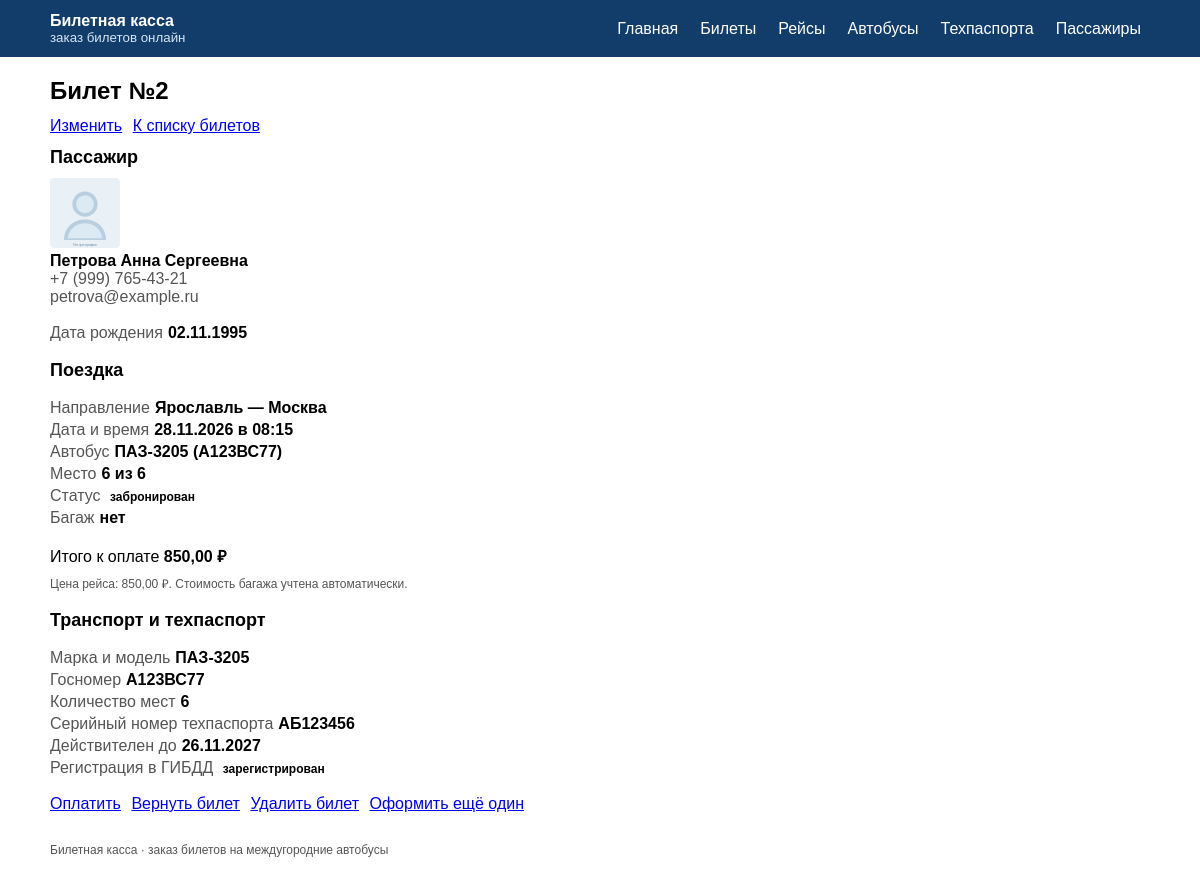
The app's page /tickets/2/ with its own data.
### Z3app/models.py (models this page shows, shortened)
class Ticket(models.Model):
    STATUS_CHOICES = [
        ('booked', 'Забронирован'),
        ('paid', 'Оплачен'),
        ('cancelled', 'Отменён'),
    ]
    passenger = models.ForeignKey(
        Passenger, on_delete=models.CASCADE, related_name='tickets', verbose_name='Пассажир',
    )
    trip = models.ForeignKey(
        Trip, on_delete=models.CASCADE, related_name='tickets', verbose_name='Рейс',
    )
    seat = models.PositiveSmallIntegerField(
        'Место', validators=[MinValueValidator(1), MaxValueValidator(100)],
    )
    status = models.CharField(
        'Статус', max_length=10, choices=STATUS_CHOICES, default='booked',
    )
    baggage = models.BooleanField('Багаж (+300 ₽)', default=False)
    receipt = models.FileField(
        'Квитанция', upload_to='receipts/', blank=True, null=True,
    )
    created_at = models.DateTimeField('Оформлен', auto_now_add=True)
    total = models.DecimalField(
        'Итого, ₽', max_digits=10, decimal_places=2, default=0, editable=False,
    )
    paid_at = models.DateTimeField('Оплачен', null=True, blank=True, editable=False)
    refunded_at = models.DateTimeField('Возвращён', null=True, blank=True, editable=False)
    refund_amount = models.DecimalField(
        'Сумма возврата, ₽', max_digits=10, decimal_places=2, default=0, editable=False,
    )
    class Meta:
        verbose_name = 'билет'
        verbose_name_plural = 'Билеты'
        ordering = ['-created_at']
        constraints = [
            models.UniqueConstraint(
                fields=['trip', 'seat'],
                condition=~models.Q(status='cancelled'),
                name='unique_active_seat_per_trip',
            ),
        ]

class Passenger(models.Model):
    full_name = models.CharField('ФИО', max_length=100)
    phone = models.CharField('Телефон', max_length=20, validators=[phone_validator])
    email = models.EmailField('Электронная почта')
    birth_date = models.DateField('Дата рождения', validators=[validate_not_future])
    photo = models.ImageField(
        'Фотография', upload_to='passengers/', blank=True, null=True,
    )
    class Meta:
        verbose_name = 'пассажир'
        verbose_name_plural = 'Пассажиры'
        ordering = ['full_name']

class Trip(models.Model):
    bus = models.ForeignKey(
        Bus, on_delete=models.CASCADE, related_name='trips', verbose_name='Автобус',
    )
    from_city = models.CharField('Откуда', max_length=50)
    to_city = models.CharField('Куда', max_length=50)
    price = models.DecimalField(
        'Цена билета, ₽', max_digits=10, decimal_places=2,
        validators=[MinValueValidator(Decimal('1.00'))],
    )
    travel_time = models.TimeField('Время в пути')
    departure_date = models.DateField('Дата отправления')
    departure_time = models.TimeField('Время отправления')
    class Meta:
        verbose_name = 'рейс'
        verbose_name_plural = 'Рейсы'
        ordering = ['departure_date', 'departure_time']

class Bus(models.Model):
    model_name = models.CharField('Марка и модель', max_length=60)
    plate_number = models.CharField(
        'Госномер', max_length=12, unique=True, validators=[plate_validator],
    )
    seats = models.PositiveSmallIntegerField(
        'Количество мест', default=40,
        validators=[MinValueValidator(1), MaxValueValidator(100)],
    )
    photo = models.ImageField(
        'Фотография автобуса', upload_to='buses/', blank=True, null=True,
    )
    class Meta:
        verbose_name = 'автобус'
        verbose_name_plural = 'Автобусы'
        ordering = ['model_name']

class BusPassport(models.Model):
    bus = models.OneToOneField(
        Bus,
        on_delete=models.CASCADE,
        related_name='passport',
        verbose_name='Автобус',
    )
    serial_number = models.CharField(
        'Серийный номер', max_length=30, unique=True, validators=[serial_validator],
    )
    issue_date = models.DateField('Дата выдачи')
    valid_until = models.DateField('Действителен до')
    registered = models.BooleanField('Зарегистрирован в ГИБДД', default=True)
    scan = models.FileField(
        'Скан техпаспорта', upload_to='passports/', blank=True, null=True,
    )
    class Meta:
        verbose_name = 'техпаспорт'
        verbose_name_plural = 'Техпаспорта'
        ordering = ['-issue_date']

### Z3app/views.py (the view)
# urls.py: path('tickets/<int:pk>/', views.ticket_detail, name='ticket_detail'),
def ticket_detail(request, pk):
    ticket = get_object_or_404(
        Ticket.objects.select_related('passenger', 'trip', 'trip__bus'), pk=pk,
    )
    passport = getattr(ticket.trip.bus, 'passport', None)
    return render(request, 'ticket_detail.html', {'ticket': ticket, 'passport': passport})

### templates/ticket_detail.html (shortened to what this page needs)
{% extends 'base.html' %}
{% load static %}
{% block header %}Билет №{{ ticket.pk }}{% endblock %}
{% block page_actions %}
<a class="btn" href="{% url 'ticket_edit' ticket.pk %}">Изменить</a>
<a class="btn btn-light" href="{% url 'ticket_list' %}">К списку билетов</a>
{% endblock %}
{% block content %}
<div class="detail-grid">
    <section class="panel">
        <h2>Пассажир</h2>
        <div class="photo-box">
            {% if ticket.passenger.photo %}
            <img src="{{ ticket.passenger.photo.url }}" alt="Фото пассажира">
            {% else %}
            <img src="{% static 'images/passenger.svg' %}" alt="Фото не загружено">
            {% endif %}
            <div>
                <strong>{{ ticket.passenger.full_name }}</strong><br>
                <span class="muted">{{ ticket.passenger.phone }}</span><br>
                <span class="muted">{{ ticket.passenger.email }}</span>
            </div>
        </div>
        <dl class="kv">
            <div><dt>Дата рождения</dt><dd>{{ ticket.passenger.birth_date|date:"d.m.Y" }}</dd></div>
        </dl>
    </section>
    <section class="panel">
        <h2>Поездка</h2>
        <dl class="kv">
            <div><dt>Направление</dt><dd>{{ ticket.trip.from_city }} — {{ ticket.trip.to_city }}</dd></div>
            <div><dt>Дата и время</dt><dd>{{ ticket.trip.departure_date|date:"d.m.Y" }} в {{ ticket.trip.departure_time|time:"H:i" }}</dd></div>
            <div><dt>Автобус</dt><dd>{{ ticket.trip.bus.model_name }} ({{ ticket.trip.bus.plate_number }})</dd></div>
            <div><dt>Место</dt><dd>{{ ticket.seat }} из {{ ticket.trip.bus.seats }}</dd></div>
            <div>
                <dt>Статус</dt>
                <dd>
                    {% if ticket.status == 'paid' %}
                    <span class="badge badge-ok">оплачен</span>
                    {% elif ticket.status == 'cancelled' %}
                    <span class="badge badge-off">отменён</span>
                    {% else %}
                    <span class="badge badge-warn">забронирован</span>
                    {% endif %}
                </dd>
            </div>
            <div><dt>Багаж</dt><dd>{% if ticket.baggage %}да (+300 ₽){% else %}нет{% endif %}</dd></div>
        </dl>
        {% if ticket.status == 'cancelled' %}
        <div class="big-total">
            <span>Возврат оформлен</span>
            <strong>{{ ticket.refund_amount|floatformat:2 }} ₽</strong>
        </div>
        {% else %}
        <div class="big-total">
            <span>{% if ticket.status == 'paid' %}Оплачено{% else %}Итого к оплате{% endif %}</span>
            <strong>{{ ticket.total|floatformat:2 }} ₽</strong>
        </div>
        {% endif %}
        <p class="muted" style="margin: 8px 0 0; font-size: 12px;">
            Цена рейса: {{ ticket.trip.price|floatformat:2 }} ₽. Стоимость багажа учтена автоматически.
        </p>
    </section>
</div>
<section class="panel" style="margin-top: 18px;">
    <h2>Транспорт и техпаспорт</h2>
    {% if passport %}
    <dl class="kv">
        <div><dt>Марка и модель</dt><dd>{{ ticket.trip.bus.model_name }}</dd></div>
        <div><dt>Госномер</dt><dd>{{ ticket.trip.bus.plate_number }}</dd></div>
        <div><dt>Количество мест</dt><dd>{{ ticket.trip.bus.seats }}</dd></div>
        <div><dt>Серийный номер техпаспорта</dt><dd>{{ passport.serial_number }}</dd></div>
        <div><dt>Действителен до</dt><dd>{{ passport.valid_until|date:"d.m.Y" }}</dd></div>
        <div>
            <dt>Регистрация в ГИБДД</dt>
            <dd>
                {% if passport.registered %}
                <span class="badge badge-ok">зарегистрирован</span>
                {% else %}
                <span class="badge badge-off">не зарегистрирован</span>
                {% endif %}
            </dd>
        </div>
    </dl>
    {% else %}
    <p class="muted">На автобус не оформлен техпаспорт.</p>
    {% endif %}
</section>
<div class="actions">
    {% if ticket.status == 'booked' %}
    <form method="post" action="{% url 'ticket_pay' ticket.pk %}" style="display: inline;">
        <button type="submit" class="btn">Оплатить</button>
    </form>
    {% endif %}
    {% if ticket.status != 'cancelled' %}
    <form method="post" action="{% url 'ticket_refund' ticket.pk %}" style="display: inline;">
        <button type="submit" class="btn">Вернуть билет</button>
    </form>
    {% endif %}
    <a class="btn btn-light" href="{% url 'ticket_delete' ticket.pk %}">Удалить билет</a>
    <a class="btn btn-light" href="{% url 'ticket_create' %}">Оформить ещё один</a>
</div>
{% endblock %}

### templates/base.html (shortened to what this page needs)
<!DOCTYPE html>
<html lang="ru">
<head>
</head>
<body>
<header class="top">
    <div class="top-inner">
        <a class="brand" href="{% url 'home' %}">
            <span>
                <b>Билетная касса</b>
                <small>заказ билетов онлайн</small>
            </span>
        </a>
        <nav>
            <a href="{% url 'home' %}">Главная</a>
            <a href="{% url 'ticket_list' %}">Билеты</a>
            <a href="{% url 'trip_list' %}">Рейсы</a>
            <a href="{% url 'bus_list' %}">Автобусы</a>
            <a href="{% url 'buspassport_list' %}">Техпаспорта</a>
            <a href="{% url 'passenger_list' %}">Пассажиры</a>
        </nav>
    </div>
</header>
<main class="container">
    <div class="page-head">
        <h1>{% block header %}{% endblock %}</h1>
        <div>{% block page_actions %}{% endblock %}</div>
    </div>
    {% block content %}{% endblock %}
</main>
<footer>
    Билетная касса · заказ билетов на междугородние автобусы
</footer>
</body>
</html>

### templates/base.html (style rules this page uses)
body { font-family: Arial, sans-serif; margin: 0; background: #ffffff; color: #000000; }
header.top { background: #123c69; color: #ffffff; padding: 12px 20px; margin-bottom: 20px; }
.top-inner { max-width: 1100px; margin: 0 auto; display: flex; flex-wrap: wrap; align-items: center; justify-content: space-between; gap: 10px; }
.brand { display: flex; align-items: center; gap: 8px; color: #ffffff; text-decoration: none; font-weight: bold; }
.brand small { display: block; font-weight: normal; color: #d6e6f5; }
nav { display: flex; flex-wrap: wrap; gap: 4px; }
nav a { color: #ffffff; text-decoration: none; padding: 6px 9px; }
main.container { max-width: 1100px; margin: 0 auto; padding: 0 20px 30px; }
.page-head { margin-bottom: 12px; }
h1 { font-size: 24px; margin: 0 0 12px; }
h2 { font-size: 18px; margin: 0 0 10px; }
.muted { color: #555555; }
.panel { margin-bottom: 15px; }
.btn { margin-right: 6px; border: none; background: none; padding: 0; color: #0000ee; text-decoration: underline; font: inherit; cursor: pointer; }
.actions { margin-top: 10px; }
.badge { font-size: 12px; }
.detail-grid { margin-bottom: 15px; }
.kv div { padding: 2px 0; }
.kv dt { display: inline; color: #555555; }
.kv dd { display: inline; margin: 0 0 0 5px; font-weight: bold; }
.big-total { margin-top: 10px; }
.photo-box img { width: 70px; height: 70px; object-fit: cover; }
footer { max-width: 1100px; margin: 0 auto; padding: 0 20px 20px; color: #555555; font-size: 12px; }

### records on screen
Ticket: pk "2", passenger.full_name "Петрова Анна Сергеевна", passenger.phone "+7 (999) 765-43-21", passenger.email "petrova@example.ru", passenger.birth_date "02.11.1995", trip.from_city "Ярославль", trip.to_city "Москва", trip.departure_date "28.11.2026", trip.departure_time "08:15", trip.bus.model_name "ПАЗ-3205", trip.bus.plate_number "А123ВС77", seat "6", trip.bus.seats "6", total "850,00", trip.price "850,00"
BusPassport: serial_number "АБ123456", valid_until "26.11.2027"
